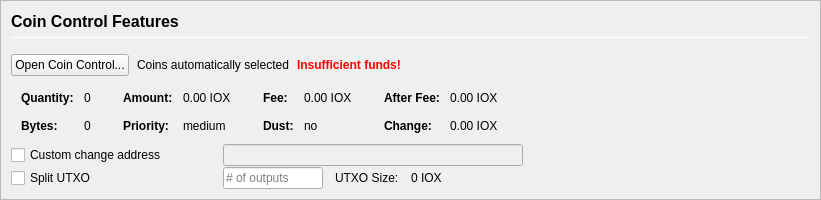
         <widget class="QFrame" name="frameCoinControl">
          <property name="sizePolicy">
           <sizepolicy hsizetype="Expanding" vsizetype="Expanding">
            <horstretch>0</horstretch>
            <verstretch>0</verstretch>
           </sizepolicy>
          </property>
          <property name="maximumSize">
           <size>
            <width>16777215</width>
            <height>16777215</height>
           </size>
          </property>
          <property name="frameShape">
           <enum>QFrame::StyledPanel</enum>
          </property>
          <property name="frameShadow">
           <enum>QFrame::Sunken</enum>
          </property>
          <layout class="QVBoxLayout" name="verticalLayoutCoinControl2">
           <property name="spacing">
            <number>0</number>
           </property>
           <property name="leftMargin">
            <number>0</number>
           </property>
           <property name="topMargin">
            <number>0</number>
           </property>
           <property name="rightMargin">
            <number>0</number>
           </property>
           <property name="bottomMargin">
            <number>0</number>
           </property>
           <item>
            <widget class="QFrame" name="frameCoinControl_BG">
             <layout class="QVBoxLayout" name="verticalLayoutCoinControl" stretch="0,0,0,0,0,0">
              <property name="spacing">
               <number>1</number>
              </property>
              <property name="leftMargin">
               <number>10</number>
              </property>
              <property name="topMargin">
               <number>10</number>
              </property>
              <item>
               <layout class="QHBoxLayout" name="horizontalLayoutCoinControl1">
                <property name="bottomMargin">
                 <number>15</number>
                </property>
                <item>
                 <layout class="QVBoxLayout" name="verticalLayout_3">
                  <property name="spacing">
                   <number>6</number>
                  </property>
                  <item>
                   <widget class="QLabel" name="labelCoinControlFeatures">
                    <property name="sizePolicy">
                     <sizepolicy hsizetype="Preferred" vsizetype="Maximum">
                      <horstretch>0</horstretch>
                      <verstretch>0</verstretch>
                     </sizepolicy>
                    </property>
                    <property name="minimumSize">
                     <size>
                      <width>0</width>
                      <height>20</height>
                     </size>
                    </property>
                    <property name="font">
                     <font>
                      <pointsize>12</pointsize>
                      <weight>75</weight>
                      <bold>true</bold>
                     </font>
                    </property>
                    <property name="styleSheet">
                     <string notr="true">font-weight:bold;</string>
                    </property>
                    <property name="text">
                     <string>Coin Control Features</string>
                    </property>
                   </widget>
                  </item>
                  <item>
                   <widget class="Line" name="line">
                    <property name="minimumSize">
                     <size>
                      <width>0</width>
                      <height>1</height>
                     </size>
                    </property>
                    <property name="maximumSize">
                     <size>
                      <width>16777215</width>
                      <height>1</height>
                     </size>
                    </property>
                    <property name="orientation">
                     <enum>Qt::Horizontal</enum>
                    </property>
                   </widget>
                  </item>
                 </layout>
                </item>
               </layout>
              </item>
              <item>
               <layout class="QHBoxLayout" name="horizontalLayoutCoinControl2" stretch="0,0,0,0">
                <property name="spacing">
                 <number>8</number>
                </property>
                <property name="bottomMargin">
                 <number>10</number>
                </property>
                <item>
                 <widget class="QPushButton" name="pushButtonCoinControl">
                  <property name="styleSheet">
                   <string notr="true"/>
                  </property>
                  <property name="text">
                   <string>Open Coin Control...</string>
                  </property>
                  <property name="autoDefault">
                   <bool>false</bool>
                  </property>
                 </widget>
                </item>
                <item>
                 <widget class="QLabel" name="labelCoinControlAutomaticallySelected">
                  <property name="text">
                   <string>Coins automatically selected</string>
                  </property>
                  <property name="margin">
                   <number>5</number>
                  </property>
                 </widget>
                </item>
                <item>
                 <widget class="QLabel" name="labelCoinControlInsuffFunds">
                  <property name="font">
                   <font>
                    <weight>75</weight>
                    <bold>true</bold>
                   </font>
                  </property>
                  <property name="styleSheet">
                   <string notr="true">color:red;font-weight:bold;</string>
                  </property>
                  <property name="text">
                   <string>Insufficient funds!</string>
                  </property>
                  <property name="margin">
                   <number>5</number>
                  </property>
                 </widget>
                </item>
                <item>
                 <spacer name="horizontalSpacerCoinControl">
                  <property name="orientation">
                   <enum>Qt::Horizontal</enum>
                  </property>
                  <property name="sizeHint" stdset="0">
                   <size>
                    <width>40</width>
                    <height>1</height>
                   </size>
                  </property>
                 </spacer>
                </item>
               </layout>
              </item>
              <item>
               <widget class="QWidget" name="widgetCoinControl" native="true">
                <property name="sizePolicy">
                 <sizepolicy hsizetype="Preferred" vsizetype="Preferred">
                  <horstretch>0</horstretch>
                  <verstretch>0</verstretch>
                 </sizepolicy>
                </property>
                <property name="minimumSize">
                 <size>
                  <width>0</width>
                  <height>0</height>
                 </size>
                </property>
                <property name="styleSheet">
                 <string notr="true"/>
                </property>
                <layout class="QHBoxLayout" name="horizontalLayoutCoinControl5">
                 <property name="leftMargin">
                  <number>0</number>
                 </property>
                 <property name="topMargin">
                  <number>0</number>
                 </property>
                 <property name="rightMargin">
                  <number>0</number>
                 </property>
                 <property name="bottomMargin">
                  <number>0</number>
                 </property>
                 <item>
                  <layout class="QHBoxLayout" name="horizontalLayoutCoinControl3" stretch="0,0,0,1">
                   <property name="spacing">
                    <number>20</number>
                   </property>
                   <property name="topMargin">
                    <number>0</number>
                   </property>
                   <property name="bottomMargin">
                    <number>10</number>
                   </property>
                   <item>
                    <layout class="QFormLayout" name="formLayoutCoinControl1">
                     <property name="horizontalSpacing">
                      <number>10</number>
                     </property>
                     <property name="verticalSpacing">
                      <number>14</number>
                     </property>
                     <property name="leftMargin">
                      <number>10</number>
                     </property>
                     <property name="topMargin">
                      <number>4</number>
                     </property>
                     <property name="rightMargin">
                      <number>6</number>
                     </property>
                     <item row="0" column="0">
                      <widget class="QLabel" name="labelCoinControlQuantityText">
                       <property name="font">
                        <font>
                         <weight>75</weight>
                         <bold>true</bold>
                        </font>
                       </property>
                       <property name="text">
                        <string>Quantity:</string>
                       </property>
                       <property name="margin">
                        <number>0</number>
                       </property>
                      </widget>
                     </item>
                     <item row="0" column="1">
                      <widget class="QLabel" name="labelCoinControlQuantity">
                       <property name="cursor">
                        <cursorShape>IBeamCursor</cursorShape>
                       </property>
                       <property name="contextMenuPolicy">
                        <enum>Qt::ActionsContextMenu</enum>
                       </property>
                       <property name="text">
                        <string notr="true">0</string>
                       </property>
                       <property name="margin">
                        <number>0</number>
                       </property>
                       <property name="textInteractionFlags">
                        <set>Qt::LinksAccessibleByMouse|Qt::TextSelectableByKeyboard|Qt::TextSelectableByMouse</set>
                       </property>
                      </widget>
                     </item>
                     <item row="1" column="0">
                      <widget class="QLabel" name="labelCoinControlBytesText">
                       <property name="font">
                        <font>
                         <weight>75</weight>
                         <bold>true</bold>
                        </font>
                       </property>
                       <property name="text">
                        <string>Bytes:</string>
                       </property>
                      </widget>
                     </item>
                     <item row="1" column="1">
                      <widget class="QLabel" name="labelCoinControlBytes">
                       <property name="cursor">
                        <cursorShape>IBeamCursor</cursorShape>
                       </property>
                       <property name="contextMenuPolicy">
                        <enum>Qt::ActionsContextMenu</enum>
                       </property>
                       <property name="text">
                        <string notr="true">0</string>
                       </property>
                       <property name="textInteractionFlags">
                        <set>Qt::LinksAccessibleByMouse|Qt::TextSelectableByKeyboard|Qt::TextSelectableByMouse</set>
                       </property>
                      </widget>
                     </item>
                    </layout>
                   </item>
                   <item>
                    <layout class="QFormLayout" name="formLayoutCoinControl2">
                     <property name="horizontalSpacing">
                      <number>10</number>
                     </property>
                     <property name="verticalSpacing">
                      <number>14</number>
                     </property>
                     <property name="leftMargin">
                      <number>6</number>
                     </property>
                     <property name="topMargin">
                      <number>4</number>
                     </property>
                     <property name="rightMargin">
                      <number>6</number>
                     </property>
                     <item row="0" column="0">
                      <widget class="QLabel" name="labelCoinControlAmountText">
                       <property name="font">
                        <font>
                         <weight>75</weight>
                         <bold>true</bold>
                        </font>
                       </property>
                       <property name="text">
                        <string>Amount:</string>
                       </property>
                       <property name="margin">
                        <number>0</number>
                       </property>
                      </widget>
                     </item>
                     <item row="0" column="1">
                      <widget class="QLabel" name="labelCoinControlAmount">
                       <property name="cursor">
                        <cursorShape>IBeamCursor</cursorShape>
                       </property>
                       <property name="contextMenuPolicy">
                        <enum>Qt::ActionsContextMenu</enum>
                       </property>
                       <property name="text">
                        <string notr="true">0.00 IOX</string>
                       </property>
                       <property name="textInteractionFlags">
                        <set>Qt::LinksAccessibleByMouse|Qt::TextSelectableByKeyboard|Qt::TextSelectableByMouse</set>
                       </property>
                      </widget>
                     </item>
                     <item row="1" column="0">
                      <widget class="QLabel" name="labelCoinControlPriorityText">
                       <property name="font">
                        <font>
                         <weight>75</weight>
                         <bold>true</bold>
                        </font>
                       </property>
                       <property name="text">
                        <string>Priority:</string>
                       </property>
                      </widget>
                     </item>
                     <item row="1" column="1">
                      <widget class="QLabel" name="labelCoinControlPriority">
                       <property name="cursor">
                        <cursorShape>IBeamCursor</cursorShape>
                       </property>
                       <property name="contextMenuPolicy">
                        <enum>Qt::ActionsContextMenu</enum>
                       </property>
                       <property name="text">
                        <string>medium</string>
                       </property>
                       <property name="textInteractionFlags">
                        <set>Qt::LinksAccessibleByMouse|Qt::TextSelectableByKeyboard|Qt::TextSelectableByMouse</set>
                       </property>
                      </widget>
                     </item>
                    </layout>
                   </item>
                   <item>
                    <layout class="QFormLayout" name="formLayoutCoinControl3">
                     <property name="horizontalSpacing">
                      <number>10</number>
                     </property>
                     <property name="verticalSpacing">
                      <number>14</number>
                     </property>
                     <property name="leftMargin">
                      <number>6</number>
                     </property>
                     <property name="topMargin">
                      <number>4</number>
                     </property>
                     <property name="rightMargin">
                      <number>6</number>
                     </property>
                     <item row="0" column="0">
                      <widget class="QLabel" name="labelCoinControlFeeText">
                       <property name="font">
                        <font>
                         <weight>75</weight>
                         <bold>true</bold>
                        </font>
                       </property>
                       <property name="text">
                        <string>Fee:</string>
                       </property>
                       <property name="margin">
                        <number>0</number>
                       </property>
                      </widget>
                     </item>
                     <item row="0" column="1">
                      <widget class="QLabel" name="labelCoinControlFee">
                       <property name="cursor">
                        <cursorShape>IBeamCursor</cursorShape>
                       </property>
                       <property name="contextMenuPolicy">
                        <enum>Qt::ActionsContextMenu</enum>
                       </property>
                       <property name="text">
                        <string notr="true">0.00 IOX</string>
                       </property>
                       <property name="textInteractionFlags">
                        <set>Qt::LinksAccessibleByMouse|Qt::TextSelectableByKeyboard|Qt::TextSelectableByMouse</set>
                       </property>
                      </widget>
                     </item>
                     <item row="1" column="0">
                      <widget class="QLabel" name="labelCoinControlLowOutputText">
                       <property name="font">
                        <font>
                         <weight>75</weight>
                         <bold>true</bold>
                        </font>
                       </property>
                       <property name="text">
                        <string>Dust:</string>
                       </property>
                      </widget>
                     </item>
                     <item row="1" column="1">
                      <widget class="QLabel" name="labelCoinControlLowOutput">
                       <property name="cursor">
                        <cursorShape>IBeamCursor</cursorShape>
                       </property>
                       <property name="contextMenuPolicy">
                        <enum>Qt::ActionsContextMenu</enum>
                       </property>
                       <property name="text">
                        <string>no</string>
                       </property>
                       <property name="textInteractionFlags">
                        <set>Qt::LinksAccessibleByMouse|Qt::TextSelectableByKeyboard|Qt::TextSelectableByMouse</set>
                       </property>
                      </widget>
                     </item>
                    </layout>
                   </item>
                   <item>
                    <layout class="QFormLayout" name="formLayoutCoinControl4">
                     <property name="horizontalSpacing">
                      <number>10</number>
                     </property>
                     <property name="verticalSpacing">
                      <number>14</number>
                     </property>
                     <property name="leftMargin">
                      <number>6</number>
                     </property>
                     <property name="topMargin">
                      <number>4</number>
                     </property>
                     <property name="rightMargin">
                      <number>6</number>
                     </property>
                     <item row="0" column="0">
                      <widget class="QLabel" name="labelCoinControlAfterFeeText">
                       <property name="font">
                        <font>
                         <weight>75</weight>
                         <bold>true</bold>
                        </font>
                       </property>
                       <property name="text">
                        <string>After Fee:</string>
                       </property>
                       <property name="margin">
                        <number>0</number>
                       </property>
                      </widget>
                     </item>
                     <item row="0" column="1">
                      <widget class="QLabel" name="labelCoinControlAfterFee">
                       <property name="cursor">
                        <cursorShape>IBeamCursor</cursorShape>
                       </property>
                       <property name="contextMenuPolicy">
                        <enum>Qt::ActionsContextMenu</enum>
                       </property>
                       <property name="text">
                        <string notr="true">0.00 IOX</string>
                       </property>
                       <property name="textInteractionFlags">
                        <set>Qt::LinksAccessibleByMouse|Qt::TextSelectableByKeyboard|Qt::TextSelectableByMouse</set>
                       </property>
                      </widget>
                     </item>
                     <item row="1" column="0">
                      <widget class="QLabel" name="labelCoinControlChangeText">
                       <property name="font">
                        <font>
                         <weight>75</weight>
                         <bold>true</bold>
                        </font>
                       </property>
                       <property name="text">
                        <string>Change:</string>
                       </property>
                      </widget>
                     </item>
                     <item row="1" column="1">
                      <widget class="QLabel" name="labelCoinControlChange">
                       <property name="cursor">
                        <cursorShape>IBeamCursor</cursorShape>
                       </property>
                       <property name="contextMenuPolicy">
                        <enum>Qt::ActionsContextMenu</enum>
                       </property>
                       <property name="text">
                        <string notr="true">0.00 IOX</string>
                       </property>
                       <property name="textInteractionFlags">
                        <set>Qt::LinksAccessibleByMouse|Qt::TextSelectableByKeyboard|Qt::TextSelectableByMouse</set>
                       </property>
                      </widget>
                     </item>
                    </layout>
                   </item>
                  </layout>
                 </item>
                </layout>
               </widget>
              </item>
              <item>
               <layout class="QHBoxLayout" name="horizontalLayoutCoinControl4">
                <property name="spacing">
                 <number>12</number>
                </property>
                <property name="sizeConstraint">
                 <enum>QLayout::SetDefaultConstraint</enum>
                </property>
                <property name="topMargin">
                 <number>0</number>
                </property>
                <property name="rightMargin">
                 <number>0</number>
                </property>
                <item>
                 <widget class="QCheckBox" name="checkBoxCoinControlChange">
                  <property name="sizePolicy">
                   <sizepolicy hsizetype="Preferred" vsizetype="Preferred">
                    <horstretch>0</horstretch>
                    <verstretch>0</verstretch>
                   </sizepolicy>
                  </property>
                  <property name="minimumSize">
                   <size>
                    <width>200</width>
                    <height>0</height>
                   </size>
                  </property>
                  <property name="maximumSize">
                   <size>
                    <width>200</width>
                    <height>16777215</height>
                   </size>
                  </property>
                  <property name="toolTip">
                   <string>If this is activated, but the change address is empty or invalid, change will be sent to a newly generated address.</string>
                  </property>
                  <property name="text">
                   <string>Custom change address</string>
                  </property>
                 </widget>
                </item>
                <item>
                 <widget class="QValidatedLineEdit" name="lineEditCoinControlChange">
                  <property name="enabled">
                   <bool>false</bool>
                  </property>
                  <property name="sizePolicy">
                   <sizepolicy hsizetype="Preferred" vsizetype="Preferred">
                    <horstretch>0</horstretch>
                    <verstretch>0</verstretch>
                   </sizepolicy>
                  </property>
                  <property name="minimumSize">
                   <size>
                    <width>300</width>
                    <height>0</height>
                   </size>
                  </property>
                 </widget>
                </item>
                <item>
                 <widget class="QLabel" name="labelCoinControlChangeLabel">
                  <property name="sizePolicy">
                   <sizepolicy hsizetype="Preferred" vsizetype="Preferred">
                    <horstretch>0</horstretch>
                    <verstretch>0</verstretch>
                   </sizepolicy>
                  </property>
                  <property name="minimumSize">
                   <size>
                    <width>100</width>
                    <height>0</height>
                   </size>
                  </property>
                  <property name="text">
                   <string/>
                  </property>
                  <property name="margin">
                   <number>3</number>
                  </property>
                 </widget>
                </item>
               </layout>
              </item>
              <item>
               <layout class="QHBoxLayout" name="horizontalLayoutCoinControl6">
                <property name="spacing">
                 <number>12</number>
                </property>
                <property name="rightMargin">
                 <number>0</number>
                </property>
                <item>
                 <widget class="QCheckBox" name="splitBlockCheckBox">
                  <property name="sizePolicy">
                   <sizepolicy hsizetype="Preferred" vsizetype="Preferred">
                    <horstretch>0</horstretch>
                    <verstretch>0</verstretch>
                   </sizepolicy>
                  </property>
                  <property name="minimumSize">
                   <size>
                    <width>200</width>
                    <height>0</height>
                   </size>
                  </property>
                  <property name="maximumSize">
                   <size>
                    <width>200</width>
                    <height>16777215</height>
                   </size>
                  </property>
                  <property name="text">
                   <string>Split UTXO</string>
                  </property>
                 </widget>
                </item>
                <item>
                 <widget class="QLineEdit" name="splitBlockLineEdit">
                  <property name="sizePolicy">
                   <sizepolicy hsizetype="Preferred" vsizetype="Preferred">
                    <horstretch>50</horstretch>
                    <verstretch>0</verstretch>
                   </sizepolicy>
                  </property>
                  <property name="minimumSize">
                   <size>
                    <width>100</width>
                    <height>0</height>
                   </size>
                  </property>
                  <property name="maximumSize">
                   <size>
                    <width>100</width>
                    <height>16777215</height>
                   </size>
                  </property>
                  <property name="placeholderText">
                   <string># of outputs</string>
                  </property>
                 </widget>
                </item>
                <item>
                 <widget class="QLabel" name="labelBlockSizeText">
                  <property name="text">
                   <string>UTXO Size:</string>
                  </property>
                 </widget>
                </item>
                <item>
                 <widget class="QLabel" name="labelBlockSize">
                  <property name="text">
                   <string>0 IOX</string>
                  </property>
                 </widget>
                </item>
                <item>
                 <spacer name="horizontalSpacer_7">
                  <property name="orientation">
                   <enum>Qt::Horizontal</enum>
                  </property>
                  <property name="sizeHint" stdset="0">
                   <size>
                    <width>40</width>
                    <height>20</height>
                   </size>
                  </property>
                 </spacer>
                </item>
               </layout>
              </item>
              <item>
               <spacer name="verticalSpacerCoinControl">
                <property name="orientation">
                 <enum>Qt::Vertical</enum>
                </property>
                <property name="sizeHint" stdset="0">
                 <size>
                  <width>800</width>
                  <height>1</height>
                 </size>
                </property>
               </spacer>
              </item>
             </layout>
            </widget>
           </item>
          </layout>
         </widget>
